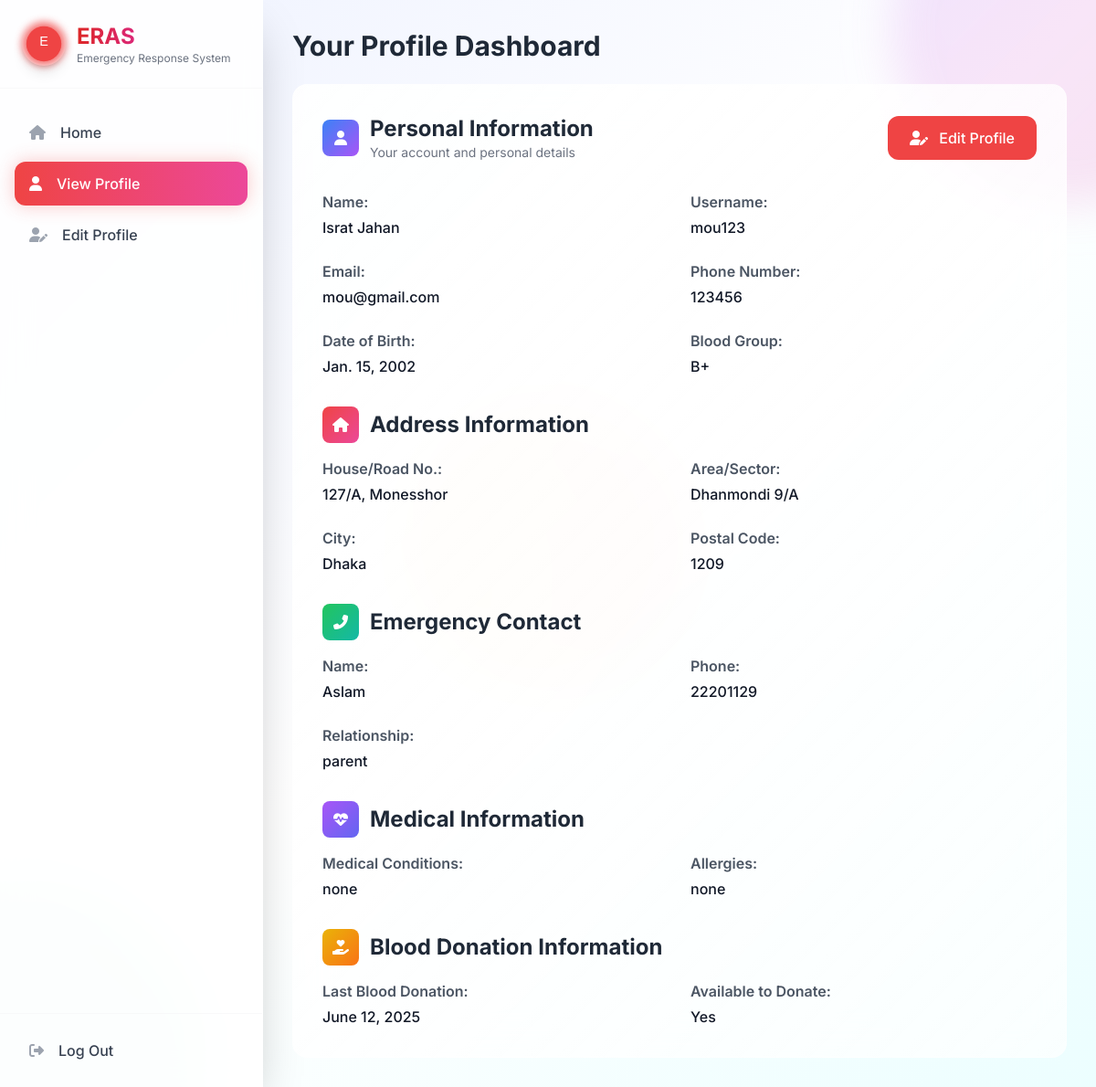
/accounts/dashboard/citizen/ (signed in), run on the app's committed database.
### accounts/models.py (models this page shows, shortened)
class User(AbstractUser):
    USER_TYPES = (
        ('citizen', 'Citizen'),
        ('service_provider', 'Service Provider'),
    )
    user_type = models.CharField(
        max_length=20, choices=USER_TYPES, default='citizen')
    phone_number = models.CharField(max_length=15, unique=True)

class CitizenProfile(models.Model):
    BLOOD_GROUP_CHOICES = [
        ('', 'Select Blood Group'),
        ('A+', 'A+'),
        ('A-', 'A-'),
        ('B+', 'B+'),
        ('B-', 'B-'),
        ('AB+', 'AB+'),
        ('AB-', 'AB-'),
        ('O+', 'O+'),
        ('O-', 'O-'),
    ]
    user = models.OneToOneField(
        User, on_delete=models.CASCADE, related_name='citizen_profile')
    date_of_birth = models.DateField(null=True, blank=True)
    blood_group = models.CharField(
        max_length=5, choices=BLOOD_GROUP_CHOICES, blank=True)
    phone_number = models.CharField(max_length=15, blank=True)
    emergency_contact_name = models.CharField(max_length=100, blank=True)
    emergency_contact_phone = models.CharField(max_length=15, blank=True)
    emergency_contact_relationship = models.CharField(
        max_length=50, blank=True)
    house_road_no = models.CharField(max_length=200, blank=True)
    area_sector = models.CharField(max_length=100, blank=True)
    city = models.CharField(max_length=100, blank=True)
    postal_code = models.CharField(max_length=10, blank=True)
    landmarks = models.CharField(max_length=200, blank=True)
    last_blood_donation = models.DateField(null=True, blank=True)
    available_to_donate = models.CharField(
        max_length=10,
        choices=[('', 'Select Option'), ('yes', 'Yes'), ('no', 'No')],
        blank=True
    )
    medical_conditions = models.TextField(blank=True)
    allergies = models.TextField(blank=True)
    regular_medications = models.TextField(blank=True)

### accounts/views.py (the view)
# urls.py: path('dashboard/citizen/', views.citizen_dashboard, name='citizen_dashboard'),
@login_required
def citizen_dashboard(request):
    if request.user.user_type != 'citizen':
        messages.error(request, 'Access denied.')
        return redirect('homepage')
    try:
        profile = request.user.citizen_profile
    except CitizenProfile.DoesNotExist:
        messages.info(request, 'Please complete your profile.')
        return redirect('citizen_profile_update')
    context = {
        'profile': profile,
    }
    return render(request, 'accounts/citizen_dashboard.html', context)

### templates/accounts/citizen_dashboard.html (shortened to what this page needs)
<!DOCTYPE html>
<html lang="en">
<head>
    <script src="https://cdn.tailwindcss.com"></script>
    <link rel="stylesheet" href="https://cdnjs.cloudflare.com/ajax/libs/font-awesome/6.4.0/css/all.min.css">
</head>
<body class="min-h-screen bg-gradient-to-br from-indigo-50 via-white to-cyan-50 font-inter text-gray-800 overflow-x-hidden">
    <div class="fixed inset-0 overflow-hidden pointer-events-none">
        <div class="absolute -top-40 -right-40 w-96 h-96 bg-gradient-to-br from-purple-400 to-pink-400 rounded-full mix-blend-multiply filter blur-xl opacity-20 floating-animation"></div>
        <div class="absolute top-1/2 left-1/2 transform -translate-x-1/2 -translate-y-1/2 w-80 h-80 bg-gradient-to-r from-yellow-400 to-red-400 rounded-full mix-blend-multiply filter blur-xl opacity-10 floating-animation" style="animation-delay: 4s;"></div>
    </div>
    <div class="flex min-h-screen relative z-10">
        <aside class="w-72 bg-white/90 backdrop-blur-lg shadow-2xl flex flex-col justify-between border-r border-white/20">
            <div>
                <div class="p-6 flex items-center space-x-3 border-b border-gray-100/50">
                    <div class="relative">
                        <img class="w-12 h-12 rounded-full shadow-lg relative z-10">
                    </div>
                    <div>
                        <span class="font-bold text-2xl bg-gradient-to-r from-red-600 to-pink-600 bg-clip-text text-transparent">ERAS</span>
                        <div class="text-xs text-gray-500">Emergency Response System</div>
                    </div>
                </div>
                <nav class="px-4 py-6 space-y-2">
                    <a href="{% url 'homepage' %}" class="sidebar-item flex items-center px-4 py-3 rounded-xl hover:bg-red-50 text-gray-700 group">
                        <i class="fas fa-home mr-4 text-gray-400 group-hover:text-red-500 transition-colors"></i>
                        <span class="font-medium">Home</span>
                    </a>
                    <a href="{% url 'citizen_dashboard' %}" class="sidebar-item flex items-center px-4 py-3 rounded-xl bg-gradient-to-r from-red-500 to-pink-500 text-white font-medium glow-effect">
                        <i class="fas fa-user mr-4"></i> View Profile
                    </a>
                    <a href="{% url 'citizen_profile_update' %}" class="sidebar-item flex items-center px-4 py-3 rounded-xl hover:bg-red-50 text-gray-700 group">
                        <i class="fas fa-user-edit mr-4 text-gray-400 group-hover:text-red-500 transition-colors"></i>
                        <span class="font-medium">Edit Profile</span>
                    </a>
                </nav>
            </div>
            <div class="p-4 border-t border-gray-100/50">
                <a href="{% url 'logout' %}" class="sidebar-item flex items-center px-4 py-3 rounded-xl hover:bg-gray-50 text-gray-700 group w-full">
                    <i class="fas fa-sign-out-alt mr-4 text-gray-400 group-hover:text-red-500 transition-colors"></i>
                    <span class="font-medium">Log Out</span>
                </a>
            </div>
        </aside>
        <main class="flex-1 p-8 overflow-y-auto">
            <h1 class="text-3xl font-bold mb-6 text-gray-800">Your Profile Dashboard</h1>
            <div class="section-card rounded-2xl p-8">
                <div class="flex items-center justify-between mb-8">
                    <div class="flex items-center space-x-3">
                        <div class="w-10 h-10 bg-gradient-to-br from-blue-500 to-purple-500 rounded-lg flex items-center justify-center">
                            <i class="fas fa-user text-white"></i>
                        </div>
                        <div>
                            <h2 class="text-2xl font-bold text-gray-800">Personal Information</h2>
                            <p class="text-gray-500 text-sm">Your account and personal details</p>
                        </div>
                    </div>
                    <a href="{% url 'citizen_profile_update' %}" class="px-6 py-3 bg-red-500 text-white rounded-xl font-medium hover:bg-red-600 transition-colors duration-300">
                        <i class="fas fa-user-edit mr-2"></i> Edit Profile
                    </a>
                </div>
                <div class="grid grid-cols-1 md:grid-cols-2 gap-6">
                    <div>
                        <p class="text-gray-600 font-semibold mb-1">Name:</p>
                        <p class="font-medium text-gray-900">{{ user.first_name }} {{ user.last_name }}</p>
                    </div>
                    <div>
                        <p class="text-gray-600 font-semibold mb-1">Username:</p>
                        <p class="font-medium text-gray-900">{{ user.username }}</p>
                    </div>
                    <div>
                        <p class="text-gray-600 font-semibold mb-1">Email:</p>
                        <p class="font-medium text-gray-900">{{ user.email }}</p>
                    </div>
                    <div>
                        <p class="text-gray-600 font-semibold mb-1">Phone Number:</p>
                        <p class="font-medium text-gray-900">{{ user.phone_number|default:"Not specified" }}</p>
                    </div>
                    <div>
                        <p class="text-gray-600 font-semibold mb-1">Date of Birth:</p>
                        <p class="font-medium text-gray-900">{{ profile.date_of_birth|default:"Not specified" }}</p>
                    </div>
                    <div>
                        <p class="text-gray-600 font-semibold mb-1">Blood Group:</p>
                        <p class="font-medium text-gray-900">{{ profile.get_blood_group_display|default:"Not specified" }}</p>
                    </div>
                </div>
                <div class="mt-8">
                    <div class="flex items-center space-x-3 mb-4">
                        <div class="w-10 h-10 bg-gradient-to-br from-red-500 to-pink-500 rounded-lg flex items-center justify-center">
                            <i class="fas fa-home text-white"></i>
                        </div>
                        <h2 class="text-2xl font-bold text-gray-800">Address Information</h2>
                    </div>
                    <div class="grid grid-cols-1 md:grid-cols-2 gap-6">
                        <div>
                            <p class="text-gray-600 font-semibold mb-1">House/Road No.:</p>
                            <p class="font-medium text-gray-900">{{ profile.house_road_no|default:"Not specified" }}</p>
                        </div>
                        <div>
                            <p class="text-gray-600 font-semibold mb-1">Area/Sector:</p>
                            <p class="font-medium text-gray-900">{{ profile.area_sector|default:"Not specified" }}</p>
                        </div>
                        <div>
                            <p class="text-gray-600 font-semibold mb-1">City:</p>
                            <p class="font-medium text-gray-900">{{ profile.city|default:"Not specified" }}</p>
                        </div>
                        <div>
                            <p class="text-gray-600 font-semibold mb-1">Postal Code:</p>
                            <p class="font-medium text-gray-900">{{ profile.postal_code|default:"Not specified" }}</p>
                        </div>
                    </div>
                </div>
                <div class="mt-8">
                    <div class="flex items-center space-x-3 mb-4">
                        <div class="w-10 h-10 bg-gradient-to-br from-green-500 to-teal-500 rounded-lg flex items-center justify-center">
                            <i class="fas fa-phone-alt text-white"></i>
                        </div>
                        <h2 class="text-2xl font-bold text-gray-800">Emergency Contact</h2>
                    </div>
                    <div class="grid grid-cols-1 md:grid-cols-2 gap-6">
                        <div>
                            <p class="text-gray-600 font-semibold mb-1">Name:</p>
                            <p class="font-medium text-gray-900">{{ profile.emergency_contact_name|default:"Not specified" }}</p>
                        </div>
                        <div>
                            <p class="text-gray-600 font-semibold mb-1">Phone:</p>
                            <p class="font-medium text-gray-900">{{ profile.emergency_contact_phone|default:"Not specified" }}</p>
                        </div>
                        <div>
                            <p class="text-gray-600 font-semibold mb-1">Relationship:</p>
                            <p class="font-medium text-gray-900">{{ profile.emergency_contact_relationship|default:"Not specified" }}</p>
                        </div>
                    </div>
                </div>
                <div class="mt-8">
                    <div class="flex items-center space-x-3 mb-4">
                        <div class="w-10 h-10 bg-gradient-to-br from-purple-500 to-indigo-500 rounded-lg flex items-center justify-center">
                            <i class="fas fa-heartbeat text-white"></i>
                        </div>
                        <h2 class="text-2xl font-bold text-gray-800">Medical Information</h2>
                    </div>
                    <div class="grid grid-cols-1 md:grid-cols-2 gap-6">
                        {% if profile.medical_conditions %}
                        <div>
                            <p class="text-gray-600 font-semibold mb-1">Medical Conditions:</p>
                            <p class="font-medium text-gray-900">{{ profile.medical_conditions }}</p>
                        </div>
                        {% endif %}
                        {% if profile.allergies %}
                        <div>
                            <p class="text-gray-600 font-semibold mb-1">Allergies:</p>
                            <p class="font-medium text-gray-900">{{ profile.allergies }}</p>
                        </div>
                        {% endif %}
                    </div>
                </div>
                <div class="mt-8">
                    <div class="flex items-center space-x-3 mb-4">
                        <div class="w-10 h-10 bg-gradient-to-br from-yellow-500 to-orange-500 rounded-lg flex items-center justify-center">
                            <i class="fas fa-hand-holding-heart text-white"></i>
                        </div>
                        <h2 class="text-2xl font-bold text-gray-800">Blood Donation Information</h2>
                    </div>
                    <div class="grid grid-cols-1 md:grid-cols-2 gap-6">
                        <div>
                            <p class="text-gray-600 font-semibold mb-1">Last Blood Donation:</p>
                            <p class="font-medium text-gray-900">{{ profile.last_blood_donation|default:"Not specified" }}</p>
                        </div>
                        <div>
                            <p class="text-gray-600 font-semibold mb-1">Available to Donate:</p>
                            <p class="font-medium text-gray-900">
                                {% if profile.available_to_donate == 'yes' %}Yes
                                {% elif profile.available_to_donate == 'no' %}No
                                {% else %}Not specified
                                {% endif %}
                            </p>
                        </div>
                    </div>
                </div>
            </div>
        </main>
    </div>
</body>
</html>

### templates/accounts/citizen_dashboard.html (style rules this page uses)
body { font-family: 'Inter', sans-serif; background-color: #f8fafc; }
.section-card { background: linear-gradient(135deg, rgba(255, 255, 255, 0.9) 0%, rgba(255, 255, 255, 0.7) 100%); backdrop-filter: blur(20px); border: 1px solid rgba(255, 255, 255, 0.2); transition: all 0.4s ease; }
.sidebar-item { transition: all 0.3s cubic-bezier(0.4, 0, 0.2, 1); position: relative; overflow: hidden; }
.sidebar-item::before { content: ''; position: absolute; top: 0; left: -100%; width: 100%; height: 100%; background: linear-gradient(90deg, transparent, rgba(239, 68, 68, 0.1), transparent); transition: left 0.5s; }
.glow-effect { box-shadow: 0 0 20px rgba(239, 68, 68, 0.3); }

### data on the page
User: first_name "Israt", last_name "Jahan", username "mou123", email "mou@gmail.com", phone_number "123456"
CitizenProfile: date_of_birth "Jan. 15, 2002", blood_group "B+", house_road_no "127/A, Monesshor", area_sector "Dhanmondi 9/A", city "Dhaka", postal_code "1209", emergency_contact_name "Aslam", emergency_contact_phone "22201129", emergency_contact_relationship "parent", medical_conditions "none", allergies "none", last_blood_donation "June 12, 2025"
